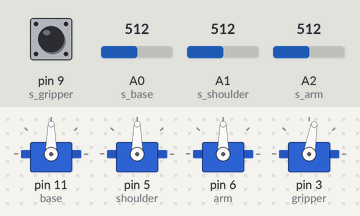
Simulated run of this sketch. Board: Arduino Uno, built with avr-gcc and run on an emulated ATmega328P. On the bench: 4 × servo. The inputs (shaded band) are chosen by the test bench; at power-on: pin 9 (s_gripper) HIGH, A0 (s_base) = 512, A1 (s_shoulder) = 512, A2 (s_arm) = 512.

Above: at 1.2 s.
1.3 s: pin 9 (s_gripper) pulled LOW for 1 s
At 3.5 s:
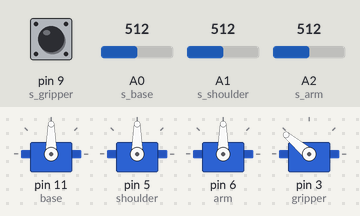
3.8 s: A0 (s_base) set to 716
At 4.6 s:
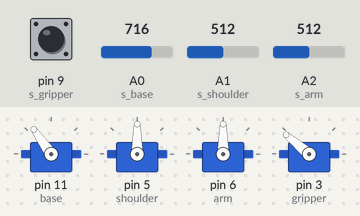
5.3 s: A1 (s_shoulder) set to 716
At 5.7 s:
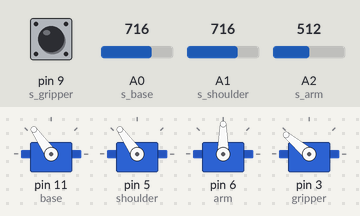
6.8 s: A2 (s_arm) set to 716
At 8.0 s:
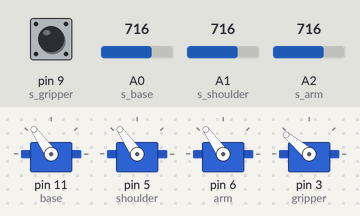
8.3 s: pin 9 (s_gripper) pulled LOW for 0.15 s
At 9.4 s:
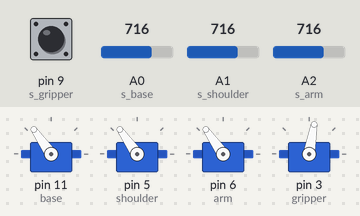
10.0 s: A0 (s_base) set to 900
At 10.5 s:
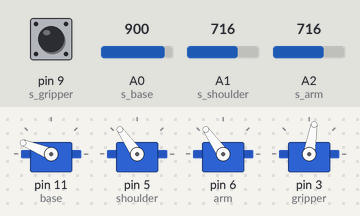
Timing chart, 0 to 12.5 s (numbered marks = the images above; inputs shaded):
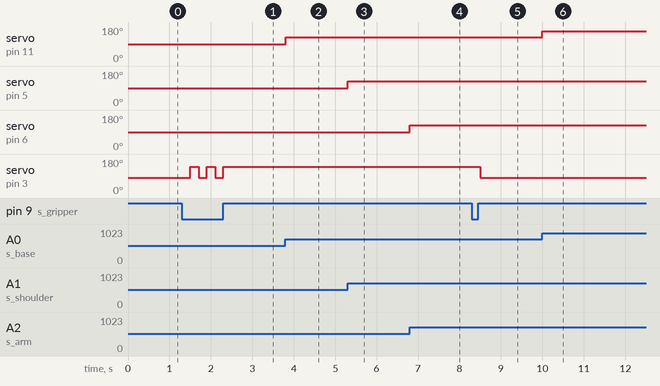

Measured:
- after the input at 1.3 s, servo on pin 3 (gripper): alternates 140° for 0.20 s and 80° for 0.20 s, 5 changes in all, then stays 140°, starting after 0.20 s
- after the input at 3.8 s, servo on pin 11 (base): 90° → 125° at once
- after the input at 5.3 s, servo on pin 5 (shoulder): 90° → 125° at once
- after the input at 6.8 s, servo on pin 6 (arm): 90° → 125° at once
- after the input at 8.3 s, servo on pin 3 (gripper): 140° → 80° after 0.20 s
- after the input at 10.0 s, servo on pin 11 (base): 125° → 158° at once

The sketch:

arm_v1.ino
```cpp
#include <Servo.h>

Servo BASE;
Servo SHOULDER;
Servo ARM;
Servo GRIPPER;

#define base  11
#define shoulder  5
#define arm 6
#define gripper 3

#define s_base  A0
#define s_shoulder  A1
#define s_arm  A2
#define s_gripper 9

int state = 0;

int val_base = 0, val_shoulder = 0, val_arm = 0, val_gripper = 0;

void setup() {
  Serial.begin(9600);

  BASE.attach(base);
  SHOULDER.attach(shoulder);
  ARM.attach(arm);
  GRIPPER.attach(gripper);
  pinMode(s_gripper, INPUT_PULLUP);
  GRIPPER.write(108);
}

void loop() {
//  Serial.print(analogRead(s_base));
//  Serial.print("  ");
//  Serial.print(analogRead(s_shoulder));
//  Serial.print("  ");
//  Serial.print(analogRead(s_arm));
//  Serial.print("Map = ");
//  Serial.print(val_base);
//  Serial.print("  ");
//  Serial.print(val_shoulder);
//  Serial.print("  ");
//  Serial.println(val_arm);
//  delay(100);
    if(digitalRead(s_gripper) == 0) {
      delay(200);
      state++;
    }
    if(state >=2) state = 0;
    if(state == 0)  GRIPPER.write(80);// อ้า
    if(state == 1)  GRIPPER.write(140); //  หุบ

  val_base = map(analogRead(s_base), 0, 1023, 0, 180);
  val_shoulder = map(analogRead(s_shoulder), 0, 1023, 0, 180);
  val_arm = map(analogRead(s_arm), 0, 1023, 0, 180);

  BASE.write(val_base);
  SHOULDER.write(val_shoulder);
  ARM.write(val_arm);
}
```
